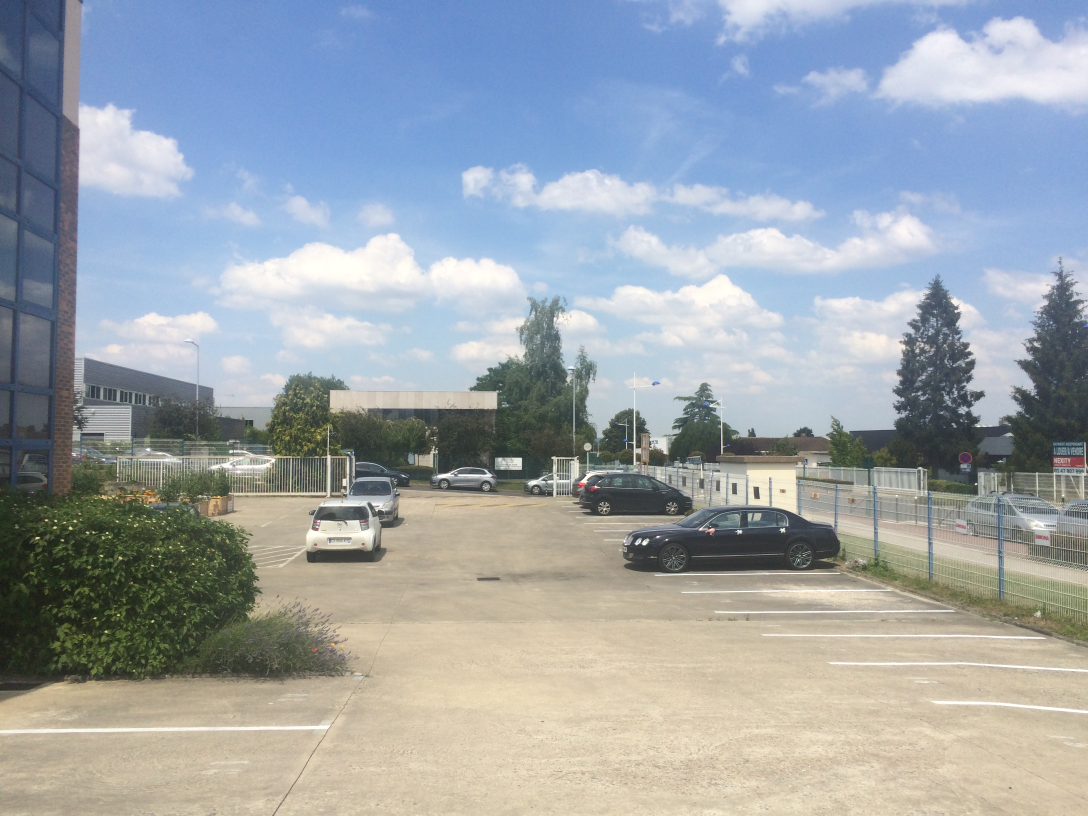
#> input picture IdvSlam/img/1.JPG, 3264 x 2448 px, given in place of test6.mp4, which was not available (shown at 1/3 size)
$ jupyter execute Tracking_optical_flow.ipynb   (text cells are left out)
#> lines starting #> are read from the running program, lines starting #| are printed output that depends on the picture; after the words box and inside, x2 and y2 are one past the last pixel; in counts of white or black regions, pixels touching at a corner belong together; pictures that were not available may be replaced by others from this repository, and a replacement may not be noted
[cell 1]
import cv2 as cv
import cv2
import matplotlib.pyplot as plt
import numpy as np

[cell 2]
# [5 lines left out: function remake_seg, not called in this run]

[cell 3]
# [30 lines left out: function water_threshold, not called in this run]

[cell 4]
# [11 lines left out: function masked_moving_object_v2, not called in this run]

[cell 5]
# [10 lines left out: function masked_moving_object, not called in this run]

[cell 6]
cap = cv.VideoCapture("test6.mp4")
show_masked = True
ret, frame1 = cap.read()
#> frame1 is the input picture: shape (2448, 3264, 3); mean B, G, R 170.8, 164.8, 157
frame1 = cv2.resize(frame1,(480,320))
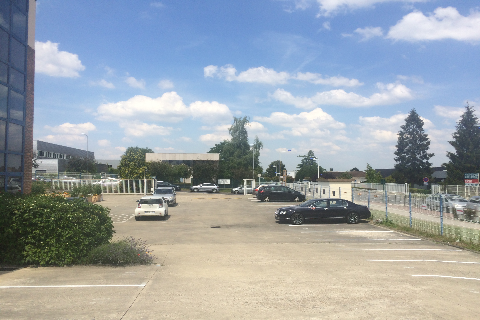
#> frame1: shape (320, 480, 3); mean B, G, R 170.7, 164.8, 156.9
prvs = cv.cvtColor(frame1,cv.COLOR_BGR2GRAY)
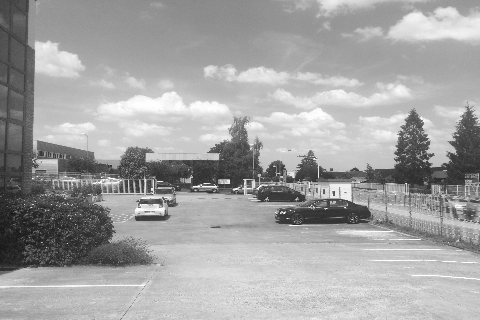
#> prvs: shape (320, 480); min 22, max 255, mean 163.1
hsv = np.zeros_like(frame1)
hsv[...,1] = 255
while(1):
    ret, frame2 = cap.read()
    if ret == False:
        break
    frame2 = cv2.resize(frame2,(480,320))
    next_img = cv2.cvtColor(frame2,cv2.COLOR_BGR2GRAY)
    flow = cv2.calcOpticalFlowFarneback(prvs,next_img, None,
                                        0.5, 3, 15, 3, 5, 1.2, 0)
    mag, ang = cv2.cartToPolar(flow[...,0], flow[...,1])
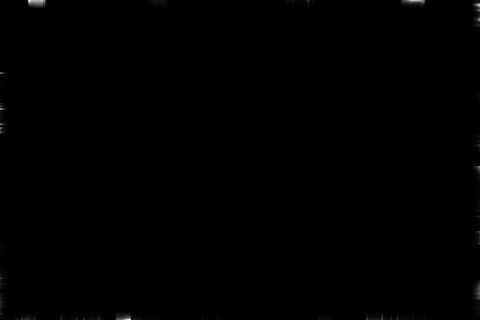
#> mag: shape (320, 480) float32; min 2.17e-21, max 0.143, mean 0.000267; drawn with min black and max white
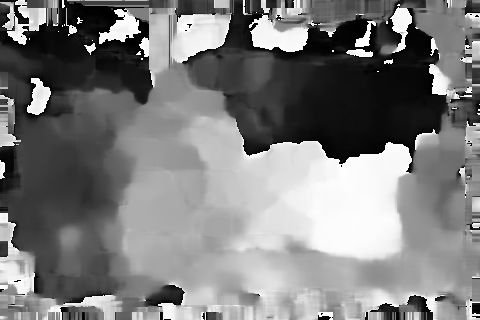
#> ang: shape (320, 480) float32; min 3.17e-06, max 6.28, mean 3.08; drawn with min black and max white
    hsv[...,0] = ang*180/np.pi/2
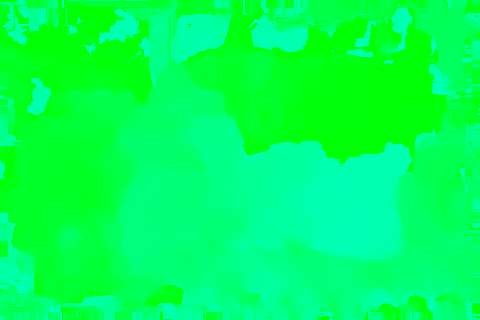
#> hsv: shape (320, 480, 3); mean of channels 0, 1, 2 87.6, 255, 0; drawn as B, G, R
    hsv[...,2] = cv.normalize(mag,None,0,255,cv.NORM_MINMAX)
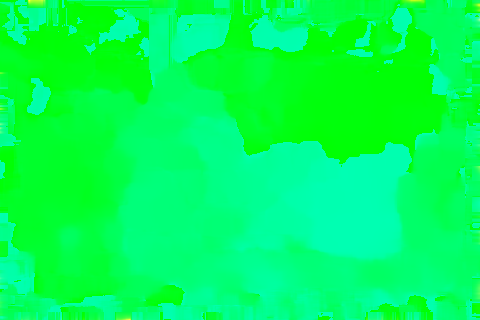
#> hsv: shape (320, 480, 3); 3.15% of pixels changed, all inside (x1, y1, x2, y2) = (0, 0, 480, 320); drawn as B, G, R
    bgr = cv.cvtColor(hsv,cv.COLOR_HSV2BGR)
    cv.imshow('frame2',bgr)
    k = cv2.waitKey(5) & 0xff
#> (key Esc is pressed here)
    prvs = next_img
cap.release()
cv.destroyAllWindows()

$ run again, on IdvSlam/img/slam.jpg
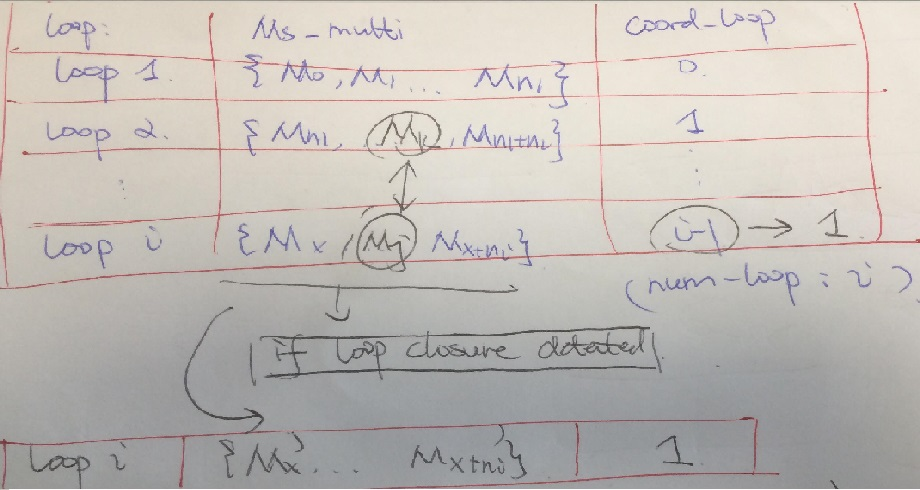
#> input picture IdvSlam/img/slam.jpg, 920 x 490 px, given in place of test6.mp4, which was not available
#> frame1 is the input picture: shape (490, 920, 3); mean B, G, R 183.1, 188.1, 193.2
#> frame1: shape (320, 480, 3)
#> `mag, ang = cv2.cartToPolar(flow[...,0], flow[...,1])`:
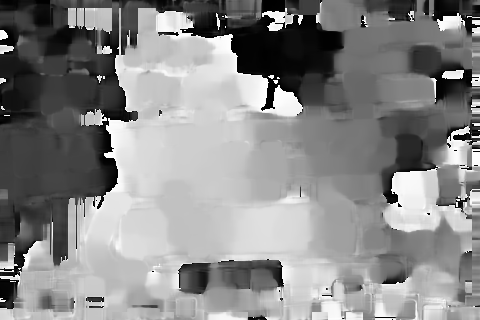
#> ang: shape (320, 480) float32; min 7.95e-05, max 6.28, mean 3.38; drawn with min black and max white
#> `hsv[...,2] = cv.normalize(mag,None,0,255,cv.NORM_MINMAX)`:
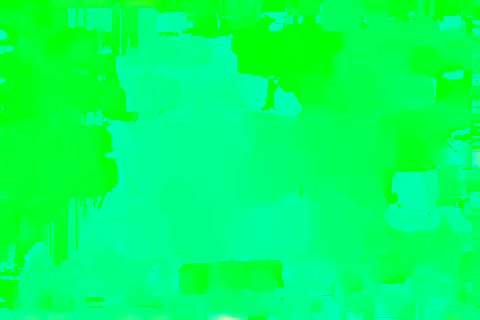
#> hsv: shape (320, 480, 3); mean of channels 0, 1, 2 96.3, 255, 0.3; drawn as B, G, R

$ run again, on IdvSlam/img/2.PNG
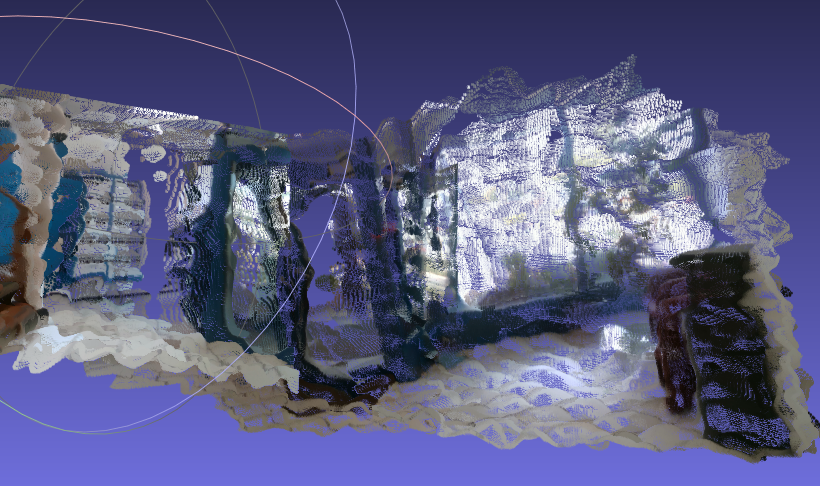
#> input picture IdvSlam/img/2.PNG, 820 x 486 px, given in place of test6.mp4, which was not available
#> frame1 is the input picture: shape (486, 820, 3); mean B, G, R 128.8, 92, 90.1
#> frame1: shape (320, 480, 3)
#> `mag, ang = cv2.cartToPolar(flow[...,0], flow[...,1])`:
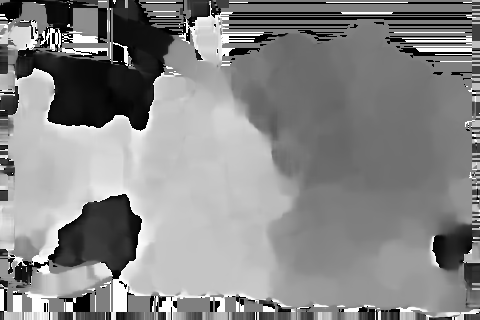
#> ang: shape (320, 480) float32; min 1.24e-19, max 6.28, mean 3.34; drawn with min black and max white
#> `hsv[...,2] = cv.normalize(mag,None,0,255,cv.NORM_MINMAX)`:
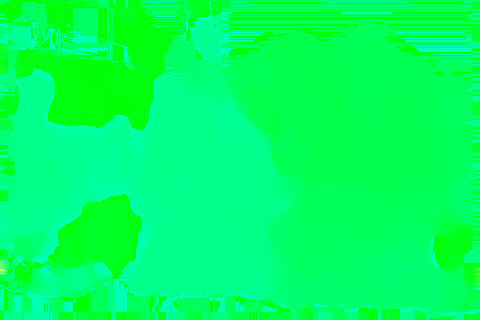
#> hsv: shape (320, 480, 3); mean of channels 0, 1, 2 95.1, 255, 0.1; drawn as B, G, R
